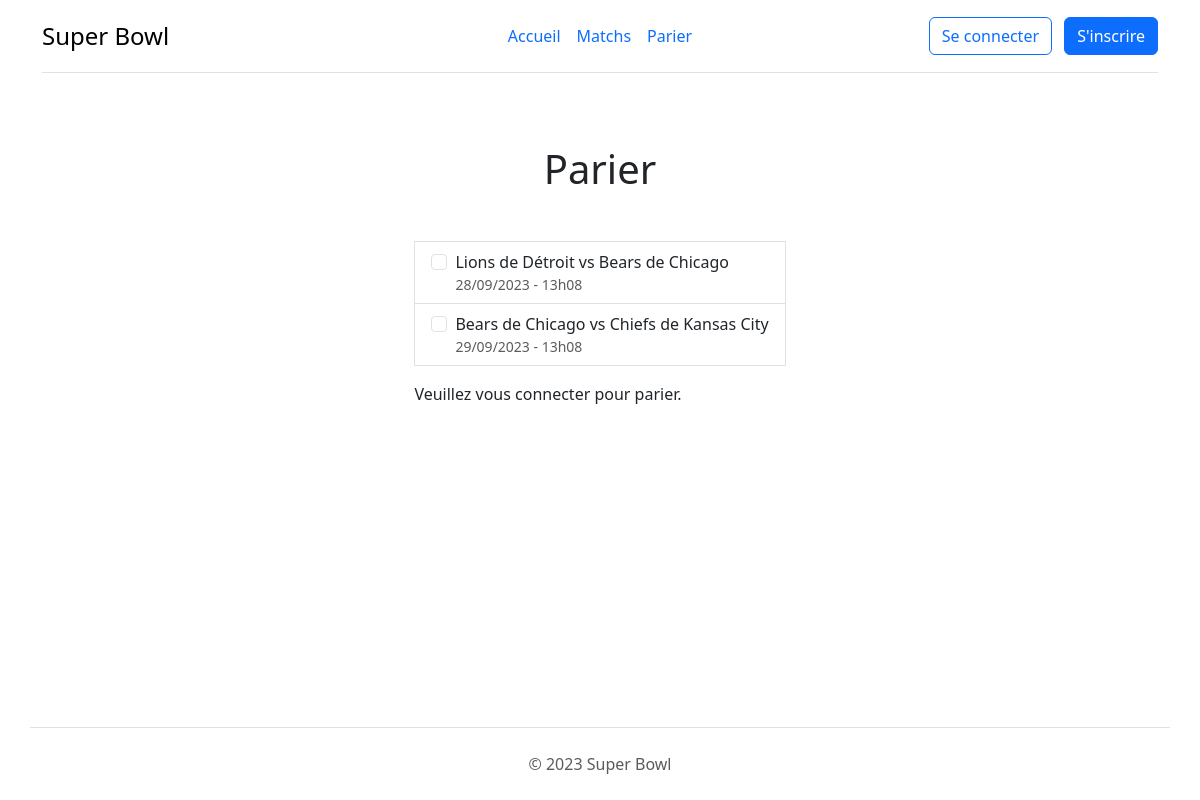
The app's page /app_web/public/index.php?game/select with its own data.
### tables this page shows
CREATE TABLE IF NOT EXISTS game(
	id_game int(11) NOT NULL AUTO_INCREMENT,
	start_time datetime NOT NULL,
	end_time datetime,
	id_team1 int(11) NOT NULL,
	id_team2 int(11) NOT NULL,
	odds_1 float,
	odds_2 float,
	score_1 TINYINT,
	score_2 TINYINT,
	weather VARCHAR(255),
	PRIMARY KEY (id_game),
	FOREIGN KEY (id_team1) REFERENCES team(id_team),
	FOREIGN KEY (id_team2) REFERENCES team(id_team)
);

CREATE TABLE IF NOT EXISTS team (
	id_team int(11) NOT NULL AUTO_INCREMENT,
	name varchar(255) NOT NULL,
	country varchar(255) NOT NULL,
	PRIMARY KEY (id_team)
);

### app_web/public/index.php (called while the page is built, shortened)
<?php
spl_autoload_register(function($class)
{
    $class = str_replace("\\", "/", $class);
});
$url = $_SERVER['QUERY_STRING'] ?? null;
$url = explode("/", filter_var($url, FILTER_SANITIZE_URL));
$controller = !empty($url[0]) ? $url[0] : 'game';
$action = !empty($url[1]) ? $url[1] : 'home';
$param = $url[2] ?? null;
$param2 = $url[3] ?? null;
if (!empty($url[0]) && !empty($url[1])) {
    $controller = htmlspecialchars($url[0]);
    $action = htmlspecialchars($url[1]);
    $param = htmlspecialchars($param);
    $param2 = htmlspecialchars($param2);
} else {
    $controller = 'game';
    $action = 'home';
}
router($controller, $action, $param, $param2);

### app_web/app/models/Model.php (called while the page is built, shortened)
<?php
abstract class Model
{
    public function __construct() {
        try {
            $this->pdo = new PDO('mysql:host=localhost;dbname=superbowl;charset=utf8', 'root', '', [
                PDO::ATTR_ERRMODE => PDO::ERRMODE_EXCEPTION,
                PDO::ATTR_DEFAULT_FETCH_MODE => PDO::FETCH_ASSOC
            ]);
        } catch (PDOException $e) {
            throw new Exception("Erreur de la base de données");
        }
    }
}

### app_web/app/models/GameModel.php (called while the page is built, shortened)
<?php
class GameModel extends Model{
    public function findAllGames(): array
    {
        try {
            $query = "SELECT *, t1.name AS t1_name, t2.name AS t2_name, DATE_FORMAT(start_time, '%d/%m/%Y - %Hh%i') AS game_date
            FROM game
            JOIN team t1 ON game.id_team1 = t1.id_team
            JOIN team t2 ON game.id_team2 = t2.id_team";
            $query = $this->pdo->query($query);
            $games = $query->fetchAll();
            foreach ($games as $i => $game) {
                $games[$i]['status'] = $this->gameStatus($game['start_time'], $game['end_time']);
            }
            return $games;
        } catch (PDOException $e) {
            throw new Exception("Erreur de la base de données.");
        }
    }
    public static function gameStatus($start_time, $end_time): string
    {
        if($end_time) {
            return 'Terminé';
        } elseif(date("Y-m-d H:i:s") > $start_time){
            return 'En cours';
        } else {
            return 'À venir';
        }
    }
}

### app_web/app/views/game/gameselection.views.php (the view)
<div class="d-flex flex-column flex-md-row p-4 gap-4 py-md-5 align-items-center justify-content-center">
  <form class="list-group" action="index.php?bet/list" method="post">
    <h1 class="text-center mb-5">Parier</h1>
    <?php if (isset($games)): ?>
    <?php foreach($games as $game): ?>
        <label class="list-group-item d-flex gap-2">
          <input class="form-check-input flex-shrink-0" type="checkbox" name="id_games[]" value="<?=$game['id_game']?>">
          <span>
            <?=$game['t1_name']?> vs <?=$game['t2_name']?>
            <small class="d-block text-body-secondary"><?=$game['game_date']?></small>
          </span>
        </label>
    <?php endforeach; ?>
    <?php endif; ?>
    <?php
      if (isset($errorMessage)) {
          echo "<div class='alert alert-danger text-center' role='alert'>$errorMessage</div>";
      } else {
          if (!empty($_SESSION['user'])) {
            echo  "<button type='submit' class='btn btn-primary mt-3'>Miser sur la sélection</button>";
          } else {
            echo "<p class='my-3'>Veuillez vous connecter pour parier.</p>";
          }
      }
    ?>
  </form>
</div>

### records on screen
game: id_team1.name "Lions de Détroit", id_team2.name "Bears de Chicago", game_date "28/09/2023 - 13h08"
game: id_team1.name "Bears de Chicago", id_team2.name "Chiefs de Kansas City", game_date "29/09/2023 - 13h08"
